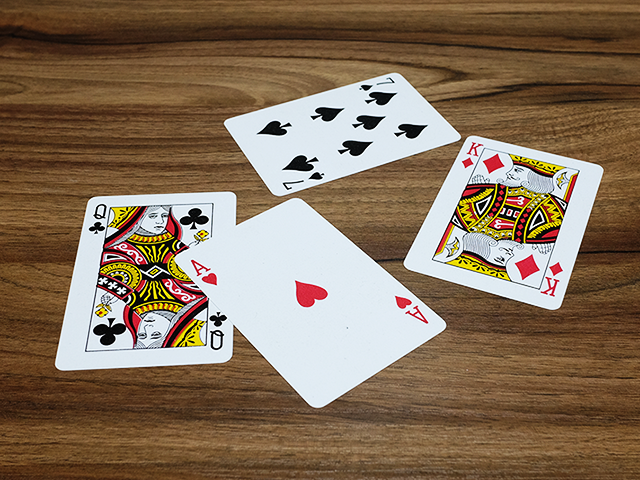
#> input picture opencv_test/data/card.bmp, 640 x 480 px, found by its file name
$ python a21_card_perspective.py
#> lines starting #> are read from the running program, lines starting #| are printed output that depends on the picture
#> in main, img is the input picture: shape (480, 640, 3); mean B, G, R 90.2, 112.3, 133.7
from pathlib import Path

import cv2
import numpy as np

clicked_points = []


def mouse_callback(event, x, y, flags, param):
    """마우스 클릭 좌표만 저장한다."""
    if event != cv2.EVENT_LBUTTONDOWN:
        return

    if len(clicked_points) >= 4:
        return

    clicked_points.append((x, y))
    print(f"{len(clicked_points)}번 좌표: ({x}, {y})")


def draw_points_and_lines(img, points):
    """
    원본 영상의 복사본에 선택된 점과 선을 그린다.

    점 입력 순서:
    1: top-left
    2: top-right
    3: bottom-right
    4: bottom-left
    """
    display = img.copy()

    point_names = ["TL", "TR", "BR", "BL"]

    # 안내 문구
    cv2.putText(
        display,
        "Click: 1-TL, 2-TR, 3-BR, 4-BL",
        (10, 25),
        cv2.FONT_HERSHEY_SIMPLEX,
        0.6,
        (0, 255, 255),
        2,
    )

    cv2.putText(
        display,
        "r: reset, q/ESC: quit",
        (10, 50),
        cv2.FONT_HERSHEY_SIMPLEX,
        0.6,
        (0, 255, 255),
        2,
    )
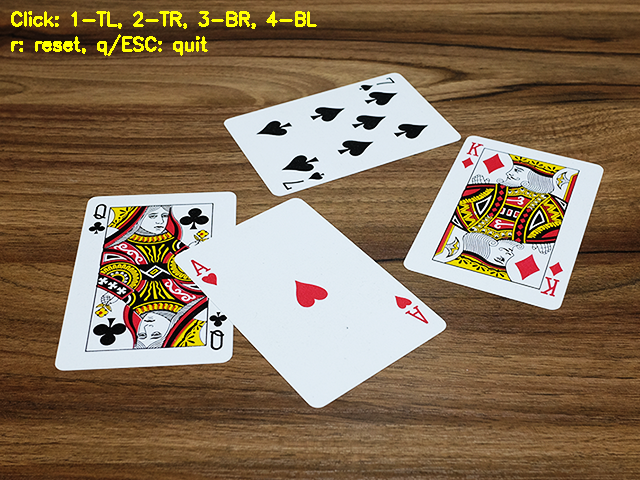
#> display: shape (480, 640, 3); mean B, G, R 89.9, 114.2, 135.4

    # 선택된 점과 번호를 표시한다.
    for i, point in enumerate(points):
        x, y = point

        cv2.circle(
            display,
            (x, y),
            6,
            (0, 0, 255),
            -1,
        )

        cv2.putText(
            display,
            f"{i + 1}:{point_names[i]}",
            (x + 8, y - 8),
            cv2.FONT_HERSHEY_SIMPLEX,
            0.6,
            (0, 255, 0),
            2,
        )

    # 클릭한 순서대로 선을 연결한다.
    for i in range(1, len(points)):
        cv2.line(
            display,
            points[i - 1],
            points[i],
            (255, 0, 0),
            2,
        )

    # 네 점이 모두 선택되면 마지막 점과 첫 점을 연결한다.
    if len(points) == 4:
        cv2.line(
            display,
            points[3],
            points[0],
            (255, 0, 0),
            2,
        )

    return display


def main():
    image_path = Path("/home/aa/gong_manipulator_20206/opencv_test/data/card.bmp")

    img = cv2.imread(str(image_path))

    if img is None:
        print(f"이미지를 불러올 수 없습니다: {image_path}")
        return

    # 원근 변환 결과 크기: 가로 150, 세로 250
    output_width = 150
    output_height = 250

    window_name = "Select 4 Points"

    cv2.namedWindow(window_name)
    cv2.setMouseCallback(window_name, mouse_callback)

    print("다음 순서대로 클릭하세요.")
    print("1: 왼쪽 위     top-left")
    print("2: 오른쪽 위   top-right")
    print("3: 오른쪽 아래 bottom-right")
    print("4: 왼쪽 아래   bottom-left")
    print("r: 초기화")
    print("q 또는 ESC: 종료")

    transformed = False

    while True:
        # 매 프레임 원본 이미지에서 다시 그리므로 점과 선이 사라지지 않는다.
        display_img = draw_points_and_lines(img, clicked_points)
        cv2.imshow(window_name, display_img)

        if len(clicked_points) == 4 and not transformed:
            # 클릭한 순서를 그대로 사용한다.
            src_pts = np.array(
                clicked_points,
                dtype=np.float32,
            )

            dst_pts = np.array(
                [
                    [0, 0],  # TL
                    [output_width - 1, 0],  # TR
                    [output_width - 1, output_height - 1],  # BR
                    [0, output_height - 1],  # BL
                ],
                dtype=np.float32,
            )

            # Perspective 변환 행렬 M 계산
            M = cv2.getPerspectiveTransform(
                src_pts,
                dst_pts,
            )

            result = cv2.warpPerspective(
                img,
                M,
                (output_width, output_height),
            )

            print("\n입력된 좌표")
            print(f"TL: {src_pts[0]}")
            print(f"TR: {src_pts[1]}")
            print(f"BR: {src_pts[2]}")
            print(f"BL: {src_pts[3]}")

            print("\nPerspective Transform Matrix M")
            print(M)

            cv2.imshow("Perspective Result", result)

            transformed = True

        key = cv2.waitKey(10) & 0xFF
#> (key q is pressed here)

        if key == ord("r"):
            clicked_points.clear()
            transformed = False

            try:
                cv2.destroyWindow("Perspective Result")
            except cv2.error:
                pass

            print("\n좌표를 초기화했습니다.")
            print("TL -> TR -> BR -> BL 순서로 다시 클릭하세요.")

        elif key == ord("q") or key == 27:
            break

    cv2.destroyAllWindows()


if __name__ == "__main__":
    main()
